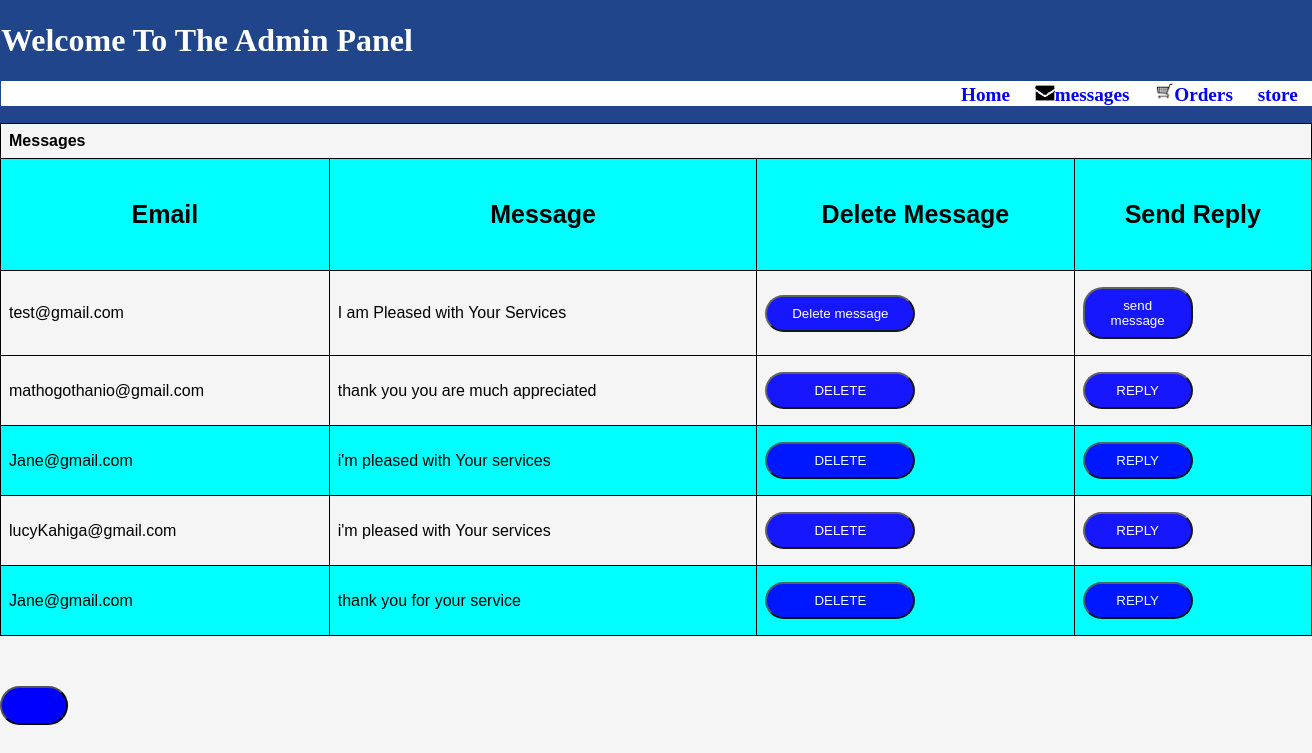
/admin/admin.php, run on the app's committed database.
### tables this page shows
CREATE TABLE `contactus` (
  `id` int(11) NOT NULL,
  `email` varchar(100) NOT NULL,
  `message` varchar(200) NOT NULL
);

### admin/admin.php (the view, shortened to what this page needs)
<?php
           $con = mysqli_connect('localhost', 'root', '', 'db_shellpolka');
           $query = "SELECT * FROM contactus";
           $query_run = mysqli_query($con, $query);
?>
<!DOCTYPE html>
<head>
        <link rel ="stylesheet" type = "text/css" href ="../includes/index.css">
        <link rel ="stylesheet" type = "text/css" href ="../admin/admin.css">
</head>
<body>
    <div class ="header">
        <h1>Welcome To The Admin Panel</h1>
        <div class="links" id="link">
            <ul>
                <li> <a class="active" href="../index.php"style="text-decoration: none;">Home</a> </li>
                <li> <a class="active" href="../admin/admin.php"style="text-decoration: none;"><img src="../images/email.png"style="max-width:20px;">messages</a> </li>
                <li> <a class="active" href="../admin/orders.php"style="text-decoration: none;"><img src="../images/shop2.jpg"style="max-width:20px;">Orders</a> </li>
                <li> <a class="active" href="../admin/store.php"style="text-decoration: none;">store</a> </li>
            </ul>
        </div>
    </div>
    <div class="messages">
        <table>
            <th colspan="200px">Messages</th>
            <tr>
                <td><h4>Email</h4></td>
                <td><h4>Message</h4></td>
                <td><h4>Delete Message</h4></td>
                <td><h4>Send Reply</h4></td>
            </tr>
            <tr>
                <td>test@gmail.com</td>
                <td>I am Pleased with Your Services</td>
                <td><button type="submit" class="replybtn">Delete message</button></td>
                <td><button type="submit" class="replybtn">send message</button></td>
            </tr>
            <tr>
                  <?php
                  if(mysqli_num_rows($query_run)> 0)
                  {
                      while($row = mysqli_fetch_assoc($query_run))
                      {
                        ?>
                          <tr>
                           <td><?php echo $row['email']?></td>
                           <td><?php echo $row['message']?></td>
                           <td>
                               <form action="../admin/php/deletemessage.php" method="post">
                                   <button type="submit" class="replybtn" name="delete_btn">DELETE</button>
                               </form>
                           </td>
                           <td><a href="mailto:<?php echo $row['email']?>?&subject=subject ShelBye Email Response&body=Dear <?php echo $row['email']?>  " target="_blank"><button type="submit" class="replybtn">REPLY</button></a></td>
                         </tr>
                        <?php
                      }
                  }
                  ?>
              </tr>
        </table>
    </div>
    <button class="logoutbtn"><a href="../admin/php/logout.php"style="text-decoration: none;">LogOut</a></button>
</body>
</html>

### includes/index.css (style rules this page uses)
body { background-color: whitesmoke; padding :0px; margin:0px; min-width: 1300px; }
.header { background-color:rgb(32, 69, 138); color:white; text-align: bottom; display:inline-block; top:0px; width:100%; padding:1px; min-width: 1100px; }
.links { padding-left: 800px; padding-top: 0px; padding-bottom: 0px; background-color: white; }
.links li { display:inline; margin-left: 15px; font-weight: bold; font-size: larger; width: 100%; }
a:link { color:blue; }
h4 { text-align: center; font-size: 25px; }

### admin/admin.css (style rules this page uses)
.links { padding-left: 900px; padding-top: 0px; padding-bottom: 0px; background-color: white; }
.links li { display:inline; margin-left: 20px; font-weight: bold; font-size: larger; width: 100%; }
a:link { color:blue; }

### admin/admin.php (style rules this page uses)
table { width:100%; font-family: arial,sans-serif; border-collapse: collapse; margin-bottom: 50px; }
td,th { border:1px solid; text-align: left; padding:8px; }
tr:nth-child(even) { background-color: aqua; }
.replybtn { background-color: blue; color: white; padding: 9px 15px; margin: 8px 0; border-radius: 20px; cursor: pointer; width: 50%; opacity: 0.9; }
.logoutbtn { background-color: blue; border-radius: 20px; padding:10px 10px 10px 10px; color: white; }

### data on the page
contactus: email "mathogothanio@gmail.com", message "thank you you are much appreciated"
contactus: email "Jane@gmail.com", message "i'm pleased with Your services"
contactus: email "lucyKahiga@gmail.com", message "i'm pleased with Your services"
contactus: email "Jane@gmail.com", message "thank you for your service"
